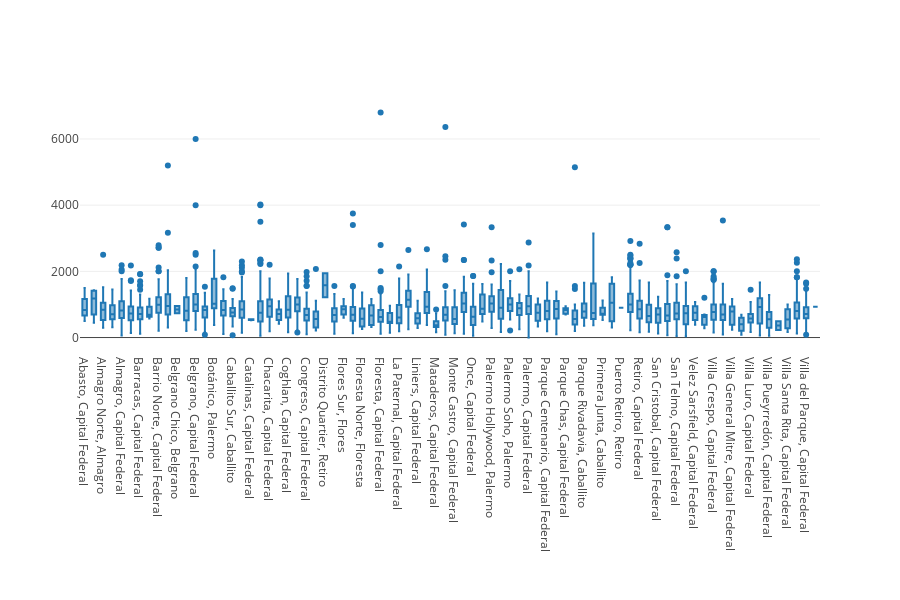

The cell this chart's notebook holds for it:
### Code cell
fig = go.Figure()
fig.add_trace(go.Box(x = df_ars["Location"],y = df_ars["Expensas / m2"]))
fig.update_layout(template = None, height = 600, margin = {'b':250})
fig.update_xaxes(type = "category")

### Figure 1 — Plotly figure (JSON) as saved in the notebook; plotly's stock layout.template omitted (floating-point values rounded to 4 significant figures; data arrays with more than 128 entries replaced by an {"elided": "..."} marker saying what was removed)
{"data": [{"type": "box", "x": {"elided": "4340 str values"}, "y": {"elided": "4340 float values"}}], "layout": {"height": 600, "margin": {"b": 250}, "xaxis": {"type": "category"}}}
